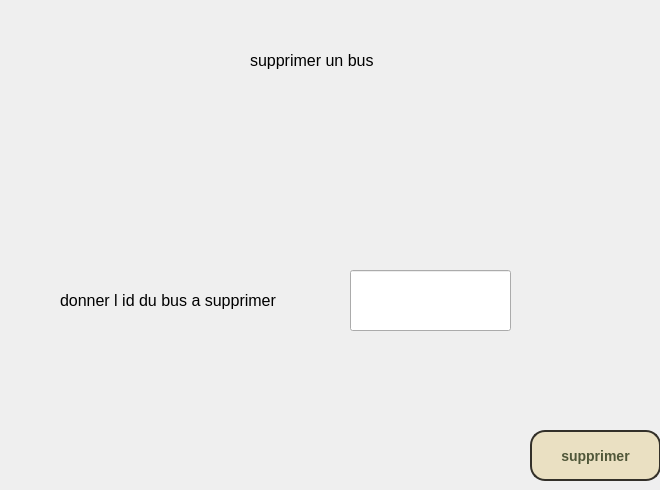
<?xml version="1.0" encoding="UTF-8"?>
<ui version="4.0">
 <class>suppr</class>
 <widget class="QDialog" name="suppr">
  <property name="geometry">
   <rect>
    <x>0</x>
    <y>0</y>
    <width>660</width>
    <height>490</height>
   </rect>
  </property>
  <property name="windowTitle">
   <string>Dialog</string>
  </property>
  <widget class="QLabel" name="label">
   <property name="geometry">
    <rect>
     <x>60</x>
     <y>270</y>
     <width>281</width>
     <height>61</height>
    </rect>
   </property>
   <property name="font">
    <font>
     <pointsize>12</pointsize>
    </font>
   </property>
   <property name="text">
    <string>donner l id du bus a supprimer</string>
   </property>
  </widget>
  <widget class="QLineEdit" name="lineEdit">
   <property name="geometry">
    <rect>
     <x>350</x>
     <y>270</y>
     <width>161</width>
     <height>61</height>
    </rect>
   </property>
  </widget>
  <widget class="QPushButton" name="pushButton">
   <property name="geometry">
    <rect>
     <x>530</x>
     <y>430</y>
     <width>131</width>
     <height>51</height>
    </rect>
   </property>
   <property name="styleSheet">
    <string notr="true">box-shadow: 0px 1px 0px 0px #1c1b18;
	background:linear-gradient(to bottom, #eae0c2 5%, #ccc2a6 100%);
	background-color:#eae0c2;
	border-radius:15px;
	border:2px solid #333029;
	display:inline-block;
	cursor:pointer;
	color:#505739;
	font-family:Arial;
	font-size:14px;
	font-weight:bold;
	padding:12px 16px;
	text-decoration:none;
	text-shadow:0px 1px 0px #ffffff;</string>
   </property>
   <property name="text">
    <string>supprimer</string>
   </property>
  </widget>
  <widget class="QLabel" name="label_3">
   <property name="geometry">
    <rect>
     <x>-10</x>
     <y>-10</y>
     <width>991</width>
     <height>561</height>
    </rect>
   </property>
   <property name="text">
    <string/>
   </property>
   <property name="pixmap">
    <pixmap>../voyage-maroc11.jpg</pixmap>
   </property>
  </widget>
  <widget class="QLabel" name="label_2">
   <property name="geometry">
    <rect>
     <x>250</x>
     <y>30</y>
     <width>181</width>
     <height>61</height>
    </rect>
   </property>
   <property name="font">
    <font>
     <pointsize>12</pointsize>
    </font>
   </property>
   <property name="text">
    <string>supprimer un bus</string>
   </property>
  </widget>
  <zorder>label_3</zorder>
  <zorder>label</zorder>
  <zorder>lineEdit</zorder>
  <zorder>pushButton</zorder>
  <zorder>label_2</zorder>
 </widget>
 <resources/>
 <connections/>
</ui>
